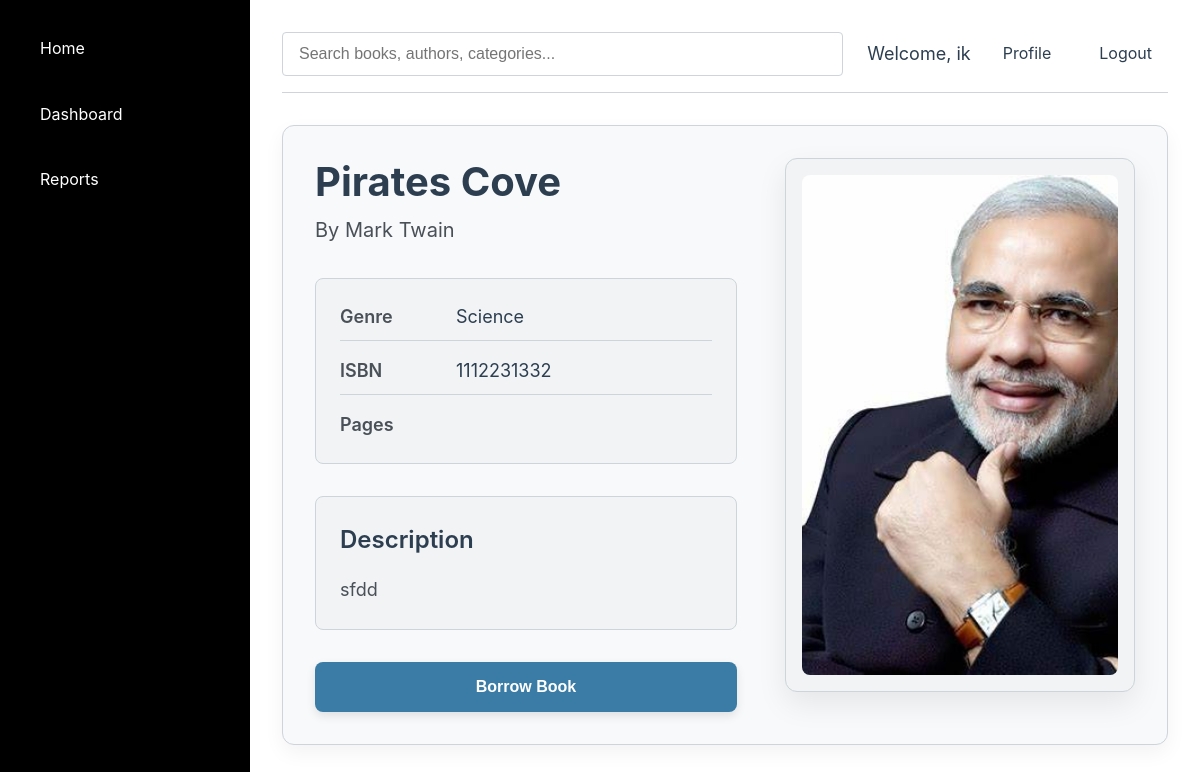
Screenshot of /catalog/book/7/ (signed in) with the database file from the repository.
### catalog/models.py (models this page shows, shortened)
class Book(models.Model):
    title = models.CharField(max_length=200)
    author = models.CharField(max_length=200)
    isbn = models.CharField(max_length=13, unique=True)
    genre = models.CharField(max_length=100)
    description = models.TextField()
    cover_image = models.ImageField(upload_to='covers/', null=True, blank=True)
    pdf_file = models.FileField(upload_to='books/')
    total_copies = models.PositiveIntegerField(default=1)
    available_copies = models.PositiveIntegerField(default=1)
    created_at = models.DateTimeField(auto_now_add=True)
    updated_at = models.DateTimeField(auto_now=True)
    class Meta:
        verbose_name = 'Book'
        verbose_name_plural = 'Books'

### catalog/views.py (the view)
# urls.py: path('book/<int:pk>/', views.book_detail, name='book_detail'),
@login_required
def book_detail(request, pk):
    book = get_object_or_404(Book, pk=pk)
    return render(request, 'catalog/book_detail.html', {
        'book': book,
        'now': timezone.now()
    })

### catalog/templates/catalog/book_detail.html (shortened to what this page needs)
{% extends 'catalog/layout.html' %}
{% block content %}
<div class="book-detail-container">
    <div class="book-info-section">
        <h1 class="book-title">{{ book.title }}</h1>
        <p class="author">By {{ book.author }}</p>
        <div class="metadata">
            <div class="metadata-item">
                <span class="metadata-label">Genre</span>
                <span>{{ book.genre }}</span>
            </div>
            <div class="metadata-item">
                <span class="metadata-label">ISBN</span>
                <span>{{ book.isbn }}</span>
            </div>
            <div class="metadata-item">
                <span class="metadata-label">Pages</span>
            </div>
        </div>
        <div class="book-description">
            <h3>Description</h3>
            <p>{{ book.description }}</p>
        </div>
        {% if book.available_copies > 0 %}
            <form method="post" action="{% url 'borrow_book' book.pk %}">
                <button type="submit" class="borrow-button">Borrow Book</button>
            </form>
        {% else %}
            <div class="status-badge">Currently Unavailable</div>
        {% endif %}
    </div>
    <div class="book-image-section">
        {% if book.cover_image %}
            <div class="book-cover-container">
                <img
                    src="{{ book.cover_image.url }}"
                    alt="{{ book.title }}"
                    class="book-cover"
                    loading="lazy"
                >
            </div>
        {% endif %}
    </div>
</div>
{% endblock %}

### catalog/templates/catalog/layout.html (shortened to what this page needs)
<!DOCTYPE html>
<html lang="en">
<head>
</head>
<body>
    <aside class="sidebar">
        <nav class="sidebar-nav">
            <a href="{% url 'home' %}">Home</a>
            {% if user.is_authenticated %}
                {% if user.is_staff %}
                    <a href="{% url 'librarian_dashboard' %}">Dashboard</a>
                    <a href="{% url 'borrowing_reports' %}">Reports</a>
                {% else %}
                    <a href="{% url 'book_list' %}">Browse Books</a>
                    <a href="{% url 'user_dashboard' %}">My Books</a>
                    <a href="{% url 'borrowing_history' %}">History</a>
                {% endif %}
            {% endif %}
        </nav>
    </aside>
    <main class="main-content">
        <header class="header">
            <div class="search-container">
                <input type="search" placeholder="Search books, authors, categories..." name="search">
            </div>
            <div class="user-actions">
                {% if user.is_authenticated %}
                    <span>Welcome, {{ user.username }}</span>
                    <a href="{% url 'user_profile' %}" class="user-action-link">Profile</a>
                    <a href="{% url 'logout' %}" class="user-action-link">Logout</a>
                {% else %}
                    <a href="{% url 'login' %}" class="user-action-link">Login</a>
                    <a href="{% url 'signup' %}" class="user-action-link">Sign Up</a>
                {% endif %}
            </div>
        </header>
        <div class="content-container">
            {% block content %}
            {% endblock %}
        </div>
    </main>
</body>
</html>

### catalog/templates/catalog/layout.html (style rules this page uses)
:root { --color-background: #ffffff; --color-sidebar: #000000; --color-text-primary: #000000; --color-text-secondary: #6e6e6e; --color-hover: #e6e6e6; --color-border: #dcdcdc; --transition-speed: 0.3s; }
* { margin: 0; padding: 0; box-sizing: border-box; }
body { font-family: 'Nunito', sans-serif; line-height: 1.6; background: var(--color-background); color: var(--color-text-primary); display: flex; min-height: 100vh; font-size: 18px; }
.sidebar { width: 250px; background: var(--color-sidebar); height: 100vh; position: fixed; left: 0; top: 0; padding: 1.5rem; overflow-y: auto; }
.sidebar-nav { display: flex; flex-direction: column; gap: 1rem; }
.sidebar-nav a { color: #ffffff; text-decoration: none; padding: 0.75rem 1rem; border-radius: 0.5rem; font-size: 1rem; transition: background-color var(--transition-speed); }
.main-content { flex-grow: 1; margin-left: 250px; padding: 1rem 2rem; }
.header { display: flex; justify-content: space-between; align-items: center; border-bottom: 1px solid var(--color-border); padding: 1rem 0; }
.search-container { flex-grow: 1; max-width: 600px; margin-right: 1.5rem; }
.search-container input { width: 100%; padding: 0.75rem 1rem; font-size: 1rem; border: 1px solid var(--color-border); border-radius: 4px; }
.user-actions { display: flex; align-items: center; gap: 1rem; }
.user-action-link { text-decoration: none; color: var(--color-text-primary); padding: 0.5rem 1rem; font-size: 1rem; border-radius: 4px; transition: background-color var(--transition-speed); }

### catalog/templates/catalog/book_detail.html (style rules this page uses)
:root { --color-bg-primary: #ffffff; --color-bg-secondary: #f8f9fa; --color-bg-card: #f1f3f5; --color-text-primary: #2c3e50; --color-text-secondary: #495057; --color-accent: #e9ecef; --color-border: #ced4da; --color-hover: #f8f9fa; --color-button: #3a7ca5; --color-button-hover: #2c6088; --color-status-bg: #f8d7da; --color-status-text: #721c24; }
body { background-color: var(--color-bg-primary); color: var(--color-text-primary); font-family: 'Inter', 'Segoe UI', Roboto, Oxygen, Ubuntu, Cantarell, 'Open Sans', 'Helvetica Neue', sans-serif; }
.book-detail-container { display: flex; gap: 3rem; max-width: 1200px; margin: 2rem auto; padding: 2rem; background: var(--color-bg-secondary); border-radius: 12px; box-shadow: 0 8px 20px rgba(0, 0, 0, 0.05); border: 1px solid var(--color-border); }
.book-info-section { flex: 1; }
.book-title { font-size: 2.5rem; color: var(--color-text-primary); margin-bottom: 0.5rem; line-height: 1.2; font-weight: 700; }
.author { font-size: 1.25rem; color: var(--color-text-secondary); margin-bottom: 2rem; }
.metadata { background: var(--color-bg-card); padding: 1.5rem; border-radius: 8px; margin-bottom: 2rem; border: 1px solid var(--color-border); }
.metadata-item { display: flex; margin-bottom: 1rem; padding-bottom: 0.5rem; border-bottom: 1px solid var(--color-border); align-items: center; }
.metadata-item:last-child { border-bottom: none; margin-bottom: 0; padding-bottom: 0; }
.metadata-label { font-weight: 600; width: 100px; color: var(--color-text-secondary); margin-right: 1rem; }
.book-description { background: var(--color-bg-card); padding: 1.5rem; border-radius: 8px; margin-bottom: 2rem; border: 1px solid var(--color-border); }
.book-description h3 { color: var(--color-text-primary); margin-bottom: 1rem; font-size: 1.5rem; font-weight: 600; }
.book-description p { color: var(--color-text-secondary); line-height: 1.6; }
.book-image-section { flex: 0 0 350px; }
.book-cover-container { width: 350px; border-radius: 12px; overflow: hidden; box-shadow: 0 12px 30px rgba(0, 0, 0, 0.08); background: var(--color-bg-card); padding: 1rem; border: 1px solid var(--color-border); }
.book-cover { width: 100%; height: 500px; object-fit: cover; border-radius: 8px; display: block; transition: transform 0.3s ease; }
.borrow-button { display: inline-block; background: var(--color-button); color: white; padding: 1rem 2rem; border-radius: 8px; border: none; font-size: 1rem; font-weight: 600; cursor: pointer; transition: all 0.3s ease; width: 100%; text-align: center; box-shadow: 0 4px 10px rgba(0, 0, 0, 0.1); }

### rows the page displays
Book: title "Pirates Cove", author "Mark Twain", genre "Science", isbn "1112231332", description "sfdd", cover_image (picture)

### other values shown
{{ user.username }} "ik"
